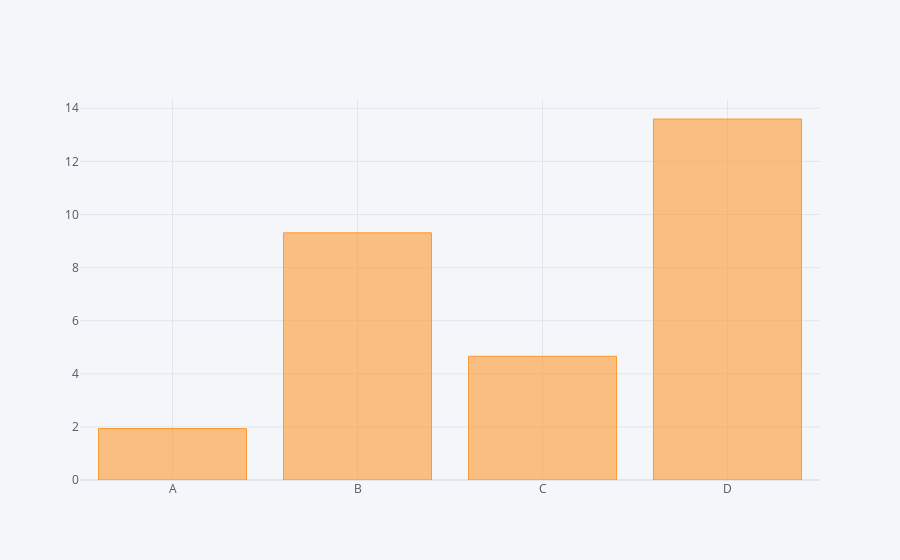

Notebook code cell kept with this figure:
### Code cell
df.sum().iplot(kind = "bar")

### Figure 1 — Plotly figure (JSON) as saved in the notebook; plotly's stock layout.template omitted (floating-point values rounded to 4 significant figures)
{"data": [{"marker": {"color": "rgba(255, 153, 51, 0.6)", "line": {"color": "rgba(255, 153, 51, 1.0)", "width": 1}}, "name": "None", "orientation": "v", "text": "", "type": "bar", "x": ["A", "B", "C", "D"], "y": [1.939, 9.309, 4.658, 13.6]}], "layout": {"autosize": true, "legend": {"bgcolor": "#F5F6F9", "font": {"color": "#4D5663"}}, "paper_bgcolor": "#F5F6F9", "plot_bgcolor": "#F5F6F9", "title": {"font": {"color": "#4D5663"}}, "xaxis": {"autorange": true, "gridcolor": "#E1E5ED", "range": [-0.5, 3.5], "showgrid": true, "tickfont": {"color": "#4D5663"}, "title": {"font": {"color": "#4D5663"}, "text": ""}, "type": "category", "zerolinecolor": "#E1E5ED"}, "yaxis": {"autorange": true, "gridcolor": "#E1E5ED", "range": [0, 14.31], "showgrid": true, "tickfont": {"color": "#4D5663"}, "title": {"font": {"color": "#4D5663"}, "text": ""}, "type": "linear", "zerolinecolor": "#E1E5ED"}}}
